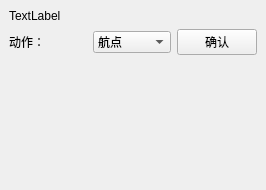
<?xml version="1.0" encoding="UTF-8"?>
<ui version="4.0">
 <class>WayPointItemWgt</class>
 <widget class="QWidget" name="WayPointItemWgt">
  <property name="geometry">
   <rect>
    <x>0</x>
    <y>0</y>
    <width>266</width>
    <height>190</height>
   </rect>
  </property>
  <property name="sizePolicy">
   <sizepolicy hsizetype="Preferred" vsizetype="Fixed">
    <horstretch>0</horstretch>
    <verstretch>0</verstretch>
   </sizepolicy>
  </property>
  <property name="windowTitle">
   <string>Form</string>
  </property>
  <property name="styleSheet">
   <string notr="true"/>
  </property>
  <layout class="QVBoxLayout" name="verticalLayout">
   <property name="spacing">
    <number>0</number>
   </property>
   <property name="leftMargin">
    <number>0</number>
   </property>
   <property name="topMargin">
    <number>0</number>
   </property>
   <property name="rightMargin">
    <number>0</number>
   </property>
   <property name="bottomMargin">
    <number>0</number>
   </property>
   <item>
    <widget class="QWidget" name="edgeWgt" native="true">
     <layout class="QVBoxLayout" name="verticalLayout_3">
      <item>
       <widget class="QLabel" name="label">
        <property name="text">
         <string>TextLabel</string>
        </property>
       </widget>
      </item>
      <item>
       <layout class="QHBoxLayout" name="horizontalLayout">
        <item>
         <widget class="QLabel" name="label_2">
          <property name="text">
           <string>动作：</string>
          </property>
         </widget>
        </item>
        <item>
         <widget class="QComboBox" name="actionCB">
          <item>
           <property name="text">
            <string>航点</string>
           </property>
          </item>
          <item>
           <property name="text">
            <string>变高</string>
           </property>
          </item>
          <item>
           <property name="text">
            <string>起飞</string>
           </property>
          </item>
          <item>
           <property name="text">
            <string>盘旋</string>
           </property>
          </item>
          <item>
           <property name="text">
            <string>返航</string>
           </property>
          </item>
          <item>
           <property name="text">
            <string>跳转</string>
           </property>
          </item>
         </widget>
        </item>
        <item>
         <widget class="QPushButton" name="pushButton">
          <property name="sizePolicy">
           <sizepolicy hsizetype="Preferred" vsizetype="Fixed">
            <horstretch>0</horstretch>
            <verstretch>0</verstretch>
           </sizepolicy>
          </property>
          <property name="text">
           <string>确认</string>
          </property>
         </widget>
        </item>
       </layout>
      </item>
      <item>
       <widget class="QStackedWidget" name="stackedWidget">
        <property name="currentIndex">
         <number>1</number>
        </property>
        <widget class="QWidget" name="wpPage">
         <layout class="QVBoxLayout" name="verticalLayout_2">
          <property name="spacing">
           <number>6</number>
          </property>
          <property name="leftMargin">
           <number>0</number>
          </property>
          <property name="topMargin">
           <number>0</number>
          </property>
          <property name="rightMargin">
           <number>0</number>
          </property>
          <property name="bottomMargin">
           <number>0</number>
          </property>
          <item>
           <layout class="QHBoxLayout" name="horizontalLayout_2">
            <item>
             <widget class="QLabel" name="label_3">
              <property name="text">
               <string>经度：</string>
              </property>
             </widget>
            </item>
            <item>
             <widget class="QLabel" name="latLabel">
              <property name="text">
               <string>TextLabel</string>
              </property>
             </widget>
            </item>
           </layout>
          </item>
          <item>
           <layout class="QHBoxLayout" name="horizontalLayout_3">
            <item>
             <widget class="QLabel" name="label_6">
              <property name="text">
               <string>纬度：</string>
              </property>
             </widget>
            </item>
            <item>
             <widget class="QLabel" name="lngLabel">
              <property name="text">
               <string>TextLabel</string>
              </property>
             </widget>
            </item>
           </layout>
          </item>
          <item>
           <layout class="QHBoxLayout" name="horizontalLayout_4">
            <item>
             <widget class="QLabel" name="label_7">
              <property name="text">
               <string>海拔：</string>
              </property>
             </widget>
            </item>
            <item>
             <widget class="QLabel" name="altLabel">
              <property name="text">
               <string>TextLabel</string>
              </property>
             </widget>
            </item>
           </layout>
          </item>
         </layout>
        </widget>
        <widget class="QWidget" name="chgAltPage"/>
       </widget>
      </item>
     </layout>
    </widget>
   </item>
  </layout>
 </widget>
 <resources/>
 <connections/>
</ui>
